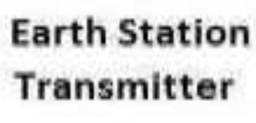
#> input picture Lab_6/Text.jpeg, 256 x 123 px, shrunk from 640 x 307 before the run, found by its file name
$ python Erosion.py
#> lines starting #> are read from the running program, lines starting #| are printed output that depends on the picture; after the words box and inside, x2 and y2 are one past the last pixel; in counts of white or black regions, pixels touching at a corner belong together
import cv2
import numpy as np
image = cv2.imread('/Users/sayakghorai/Desktop/DIP_Codes/Lab_6/Text.jpeg', cv2.IMREAD_GRAYSCALE).astype(np.uint8)
#> image is the input picture: shape (123, 256); min 0, max 255, mean 212.6


def get_Binary(image):
    return np.where(image >= 180, 255, 0)
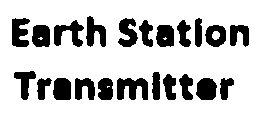
#> returned value: shape (123, 256) int64; 78.8% white; 22 black regions, largest, box (x1, y1, x2, y2) and area: (117, 78, 148, 100) 489, (54, 20, 84, 47) 410, (12, 18, 30, 47) 380

image = get_Binary(image)

def get_struct(i, j):
    cols, rows = np.meshgrid(np.arange(-3, 4), np.arange(-3, 4))
    struct = np.column_stack((rows.ravel() + i, cols.ravel() + j))
    return struct
def erosion(image):
    for i in range(0, image.shape[0]):
        for j in range(0, image.shape[1]):
            if image[i,j] == 255:
                struct = get_struct(i,j)
                flag = True
                for k in struct:
                    if not (0 <= k[0] < image.shape[0] and 0 <= k[1] < image.shape[1] and image[k[0], k[1]] == 255):
                        flag = False
                        break
                if flag:
                    image[i,j] = 255

    return image
out = erosion(image).astype(np.uint8)
combined_image = np.concatenate((image,out),1).astype(np.uint8)
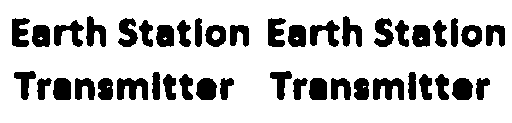
#> combined_image: shape (123, 512); 78.8% white; 44 black regions, largest, box (x1, y1, x2, y2) and area: (117, 78, 148, 100) 489, (373, 78, 404, 100) 489, (54, 20, 84, 47) 410
cv2.imshow('image', combined_image)
cv2.waitKey(0)
key = cv2.waitKey(0)
#> (key Esc is pressed here)
if key == 27:
    cv2.destroyAllWindows()
elif key == ord('s'):
    cv2.imwrite('Erosion_Output.png',out)
    cv2.destroyAllWindows()

$ run again, with Lab_6/img.jpeg copied over Lab_6/Text.jpeg
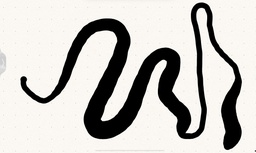
#> input picture Lab_6/img.jpeg, 256 x 153 px, shrunk from 2328 x 1394 before the run, found by its file name
#> in get_Binary, `return np.where(image >= 180, 255, 0)`:
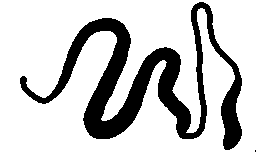
#> returned value: shape (153, 256) int64; 78% white; 2 black regions (1 under 20 px), largest, box (x1, y1, x2, y2) and area: (20, 2, 242, 150) 8633
#> `combined_image = np.concatenate((image,out),1).astype(np.uint8)`:
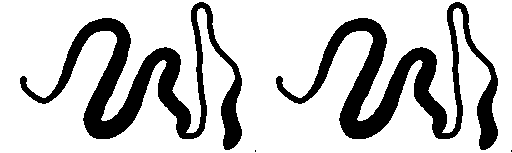
#> combined_image: shape (153, 512); 78% white; 4 black regions (2 under 20 px), largest, box (x1, y1, x2, y2) and area: (20, 2, 242, 150) 8633, (276, 2, 498, 150) 8633
